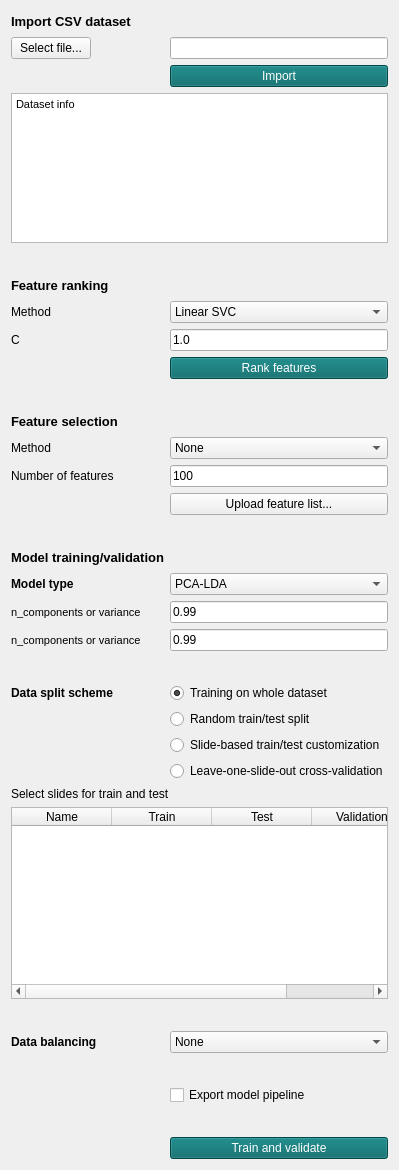
  <widget class="QWidget" name="tab_4">
   <attribute name="title">
    <string>AI model training</string>
   </attribute>
   <layout class="QFormLayout" name="formLayout_5">
    <item row="2" column="0">
     <widget class="QLabel" name="label_60">
      <property name="font">
       <font>
        <pointsize>10</pointsize>
        <weight>75</weight>
        <bold>true</bold>
       </font>
      </property>
      <property name="styleSheet">
       <string notr="true"/>
      </property>
      <property name="text">
       <string>Import CSV dataset</string>
      </property>
     </widget>
    </item>
    <item row="2" column="1">
     <spacer name="horizontalSpacer_14">
      <property name="orientation">
       <enum>Qt::Horizontal</enum>
      </property>
      <property name="sizeHint" stdset="0">
       <size>
        <width>40</width>
        <height>20</height>
       </size>
      </property>
     </spacer>
    </item>
    <item row="3" column="0">
     <widget class="QPushButton" name="selectCSV">
      <property name="text">
       <string>Select file...</string>
      </property>
     </widget>
    </item>
    <item row="3" column="1">
     <widget class="QLineEdit" name="ModellineEdit">
      <property name="readOnly">
       <bool>true</bool>
      </property>
     </widget>
    </item>
    <item row="5" column="1">
     <widget class="QPushButton" name="modellingFile">
      <property name="styleSheet">
       <string notr="true">background-color: #006666;
color: rgb(255, 255, 255);</string>
      </property>
      <property name="text">
       <string>Import</string>
      </property>
     </widget>
    </item>
    <item row="6" column="0" colspan="2">
     <widget class="QTextBrowser" name="dataInformation_2">
      <property name="sizePolicy">
       <sizepolicy hsizetype="Expanding" vsizetype="Preferred">
        <horstretch>0</horstretch>
        <verstretch>0</verstretch>
       </sizepolicy>
      </property>
      <property name="maximumSize">
       <size>
        <width>16777215</width>
        <height>150</height>
       </size>
      </property>
      <property name="html">
       <string>&lt;!DOCTYPE HTML PUBLIC &quot;-//W3C//DTD HTML 4.0//EN&quot; &quot;http://www.w3.org/TR/REC-html40/strict.dtd&quot;&gt;
&lt;html&gt;&lt;head&gt;&lt;meta name=&quot;qrichtext&quot; content=&quot;1&quot; /&gt;&lt;style type=&quot;text/css&quot;&gt;
p, li { white-space: pre-wrap; }
&lt;/style&gt;&lt;/head&gt;&lt;body style=&quot; font-family:'MS Shell Dlg 2'; font-size:6.6pt; font-weight:400; font-style:normal;&quot;&gt;
&lt;p style=&quot; margin-top:0px; margin-bottom:0px; margin-left:0px; margin-right:0px; -qt-block-indent:0; text-indent:0px;&quot;&gt;&lt;span style=&quot; font-size:8.25pt;&quot;&gt;Dataset info&lt;/span&gt;&lt;/p&gt;&lt;/body&gt;&lt;/html&gt;</string>
      </property>
     </widget>
    </item>
    <item row="7" column="0" colspan="2">
     <spacer name="verticalSpacer_3">
      <property name="orientation">
       <enum>Qt::Vertical</enum>
      </property>
      <property name="sizeType">
       <enum>QSizePolicy::Fixed</enum>
      </property>
      <property name="sizeHint" stdset="0">
       <size>
        <width>20</width>
        <height>20</height>
       </size>
      </property>
     </spacer>
    </item>
    <item row="9" column="0">
     <widget class="QLabel" name="label_86">
      <property name="font">
       <font>
        <pointsize>10</pointsize>
        <weight>75</weight>
        <bold>true</bold>
       </font>
      </property>
      <property name="styleSheet">
       <string notr="true"/>
      </property>
      <property name="text">
       <string>Feature ranking</string>
      </property>
     </widget>
    </item>
    <item row="9" column="1">
     <spacer name="horizontalSpacer_24">
      <property name="orientation">
       <enum>Qt::Horizontal</enum>
      </property>
      <property name="sizeHint" stdset="0">
       <size>
        <width>40</width>
        <height>20</height>
       </size>
      </property>
     </spacer>
    </item>
    <item row="10" column="0">
     <widget class="QLabel" name="FRankLabel">
      <property name="font">
       <font>
        <weight>50</weight>
        <bold>false</bold>
       </font>
      </property>
      <property name="styleSheet">
       <string notr="true"/>
      </property>
      <property name="text">
       <string>Method</string>
      </property>
     </widget>
    </item>
    <item row="10" column="1">
     <widget class="QComboBox" name="FRankMethod">
      <item>
       <property name="text">
        <string>Linear SVC</string>
       </property>
      </item>
      <item>
       <property name="text">
        <string>PLS-DA</string>
       </property>
      </item>
      <item>
       <property name="text">
        <string>LDA</string>
       </property>
      </item>
     </widget>
    </item>
    <item row="11" column="0">
     <widget class="QLabel" name="FRankParamLab">
      <property name="font">
       <font>
        <weight>50</weight>
        <bold>false</bold>
       </font>
      </property>
      <property name="styleSheet">
       <string notr="true"/>
      </property>
      <property name="text">
       <string>C</string>
      </property>
     </widget>
    </item>
    <item row="11" column="1">
     <widget class="QLineEdit" name="FRankParamVal">
      <property name="text">
       <string>1.0</string>
      </property>
     </widget>
    </item>
    <item row="12" column="1">
     <widget class="QPushButton" name="FRankApply">
      <property name="styleSheet">
       <string notr="true">background-color: #006666;
color: rgb(255, 255, 255);</string>
      </property>
      <property name="text">
       <string>Rank features</string>
      </property>
     </widget>
    </item>
    <item row="13" column="0" colspan="2">
     <spacer name="verticalSpacer_23">
      <property name="orientation">
       <enum>Qt::Vertical</enum>
      </property>
      <property name="sizeType">
       <enum>QSizePolicy::Fixed</enum>
      </property>
      <property name="sizeHint" stdset="0">
       <size>
        <width>20</width>
        <height>20</height>
       </size>
      </property>
     </spacer>
    </item>
    <item row="14" column="0">
     <widget class="QLabel" name="label_87">
      <property name="font">
       <font>
        <pointsize>10</pointsize>
        <weight>75</weight>
        <bold>true</bold>
       </font>
      </property>
      <property name="styleSheet">
       <string notr="true"/>
      </property>
      <property name="text">
       <string>Feature selection</string>
      </property>
     </widget>
    </item>
    <item row="14" column="1">
     <spacer name="horizontalSpacer_28">
      <property name="orientation">
       <enum>Qt::Horizontal</enum>
      </property>
      <property name="sizeHint" stdset="0">
       <size>
        <width>40</width>
        <height>20</height>
       </size>
      </property>
     </spacer>
    </item>
    <item row="15" column="0">
     <widget class="QLabel" name="FselLabel">
      <property name="font">
       <font>
        <weight>50</weight>
        <bold>false</bold>
       </font>
      </property>
      <property name="styleSheet">
       <string notr="true"/>
      </property>
      <property name="text">
       <string>Method</string>
      </property>
     </widget>
    </item>
    <item row="15" column="1">
     <widget class="QComboBox" name="FSelMethod">
      <item>
       <property name="text">
        <string>None</string>
       </property>
      </item>
      <item>
       <property name="text">
        <string>Top ranked</string>
       </property>
      </item>
      <item>
       <property name="text">
        <string>Manual</string>
       </property>
      </item>
     </widget>
    </item>
    <item row="16" column="0">
     <widget class="QLabel" name="FnumberLabel">
      <property name="font">
       <font>
        <weight>50</weight>
        <bold>false</bold>
       </font>
      </property>
      <property name="styleSheet">
       <string notr="true"/>
      </property>
      <property name="text">
       <string>Number of features</string>
      </property>
     </widget>
    </item>
    <item row="16" column="1">
     <widget class="QLineEdit" name="FnumberValue">
      <property name="text">
       <string>100</string>
      </property>
     </widget>
    </item>
    <item row="17" column="1">
     <widget class="QPushButton" name="FSelManualUpload">
      <property name="text">
       <string>Upload feature list...</string>
      </property>
     </widget>
    </item>
    <item row="19" column="0" colspan="2">
     <spacer name="verticalSpacer_34">
      <property name="orientation">
       <enum>Qt::Vertical</enum>
      </property>
      <property name="sizeType">
       <enum>QSizePolicy::Fixed</enum>
      </property>
      <property name="sizeHint" stdset="0">
       <size>
        <width>20</width>
        <height>20</height>
       </size>
      </property>
     </spacer>
    </item>
    <item row="20" column="0">
     <widget class="QLabel" name="label_63">
      <property name="font">
       <font>
        <pointsize>10</pointsize>
        <weight>75</weight>
        <bold>true</bold>
       </font>
      </property>
      <property name="styleSheet">
       <string notr="true"/>
      </property>
      <property name="text">
       <string>Model training/validation</string>
      </property>
     </widget>
    </item>
    <item row="20" column="1">
     <spacer name="horizontalSpacer_16">
      <property name="orientation">
       <enum>Qt::Horizontal</enum>
      </property>
      <property name="sizeHint" stdset="0">
       <size>
        <width>40</width>
        <height>20</height>
       </size>
      </property>
     </spacer>
    </item>
    <item row="22" column="0">
     <widget class="QLabel" name="label_71">
      <property name="font">
       <font>
        <weight>75</weight>
        <bold>true</bold>
       </font>
      </property>
      <property name="styleSheet">
       <string notr="true"/>
      </property>
      <property name="text">
       <string>Model type</string>
      </property>
     </widget>
    </item>
    <item row="22" column="1">
     <widget class="QComboBox" name="ModelSelectCombobox">
      <item>
       <property name="text">
        <string>PCA-LDA</string>
       </property>
      </item>
      <item>
       <property name="text">
        <string>Linear SVC</string>
       </property>
      </item>
      <item>
       <property name="text">
        <string>Random Forest</string>
       </property>
      </item>
      <item>
       <property name="text">
        <string>PLS-DA</string>
       </property>
      </item>
     </widget>
    </item>
    <item row="23" column="0">
     <widget class="QLabel" name="MLlabel1">
      <property name="font">
       <font>
        <pointsize>8</pointsize>
        <weight>50</weight>
        <bold>false</bold>
       </font>
      </property>
      <property name="styleSheet">
       <string notr="true"/>
      </property>
      <property name="text">
       <string>n_components or variance</string>
      </property>
     </widget>
    </item>
    <item row="23" column="1">
     <widget class="QLineEdit" name="MLparam1">
      <property name="text">
       <string>0.99</string>
      </property>
     </widget>
    </item>
    <item row="24" column="0">
     <widget class="QLabel" name="MLlabel2">
      <property name="font">
       <font>
        <pointsize>8</pointsize>
        <weight>50</weight>
        <bold>false</bold>
       </font>
      </property>
      <property name="styleSheet">
       <string notr="true"/>
      </property>
      <property name="text">
       <string>n_components or variance</string>
      </property>
     </widget>
    </item>
    <item row="24" column="1">
     <widget class="QLineEdit" name="MLparam2">
      <property name="text">
       <string>0.99</string>
      </property>
     </widget>
    </item>
    <item row="25" column="0" colspan="2">
     <spacer name="verticalSpacer_33">
      <property name="orientation">
       <enum>Qt::Vertical</enum>
      </property>
      <property name="sizeType">
       <enum>QSizePolicy::Fixed</enum>
      </property>
      <property name="sizeHint" stdset="0">
       <size>
        <width>20</width>
        <height>20</height>
       </size>
      </property>
     </spacer>
    </item>
    <item row="26" column="0">
     <widget class="QLabel" name="label_78">
      <property name="font">
       <font>
        <weight>75</weight>
        <bold>true</bold>
       </font>
      </property>
      <property name="styleSheet">
       <string notr="true"/>
      </property>
      <property name="text">
       <string>Data split scheme</string>
      </property>
     </widget>
    </item>
    <item row="26" column="1">
     <widget class="QRadioButton" name="allTrain">
      <property name="text">
       <string>Training on whole dataset</string>
      </property>
      <property name="checkable">
       <bool>true</bool>
      </property>
      <property name="checked">
       <bool>true</bool>
      </property>
      <property name="autoRepeat">
       <bool>false</bool>
      </property>
     </widget>
    </item>
    <item row="27" column="1">
     <widget class="QRadioButton" name="randomSplit">
      <property name="text">
       <string>Random train/test split</string>
      </property>
      <property name="checkable">
       <bool>true</bool>
      </property>
      <property name="autoRepeat">
       <bool>false</bool>
      </property>
     </widget>
    </item>
    <item row="28" column="1">
     <widget class="QRadioButton" name="customSplit">
      <property name="text">
       <string>Slide-based train/test customization</string>
      </property>
     </widget>
    </item>
    <item row="29" column="1">
     <widget class="QRadioButton" name="XVall">
      <property name="text">
       <string>Leave-one-slide-out cross-validation</string>
      </property>
     </widget>
    </item>
    <item row="30" column="0" colspan="2">
     <widget class="QLabel" name="namesTableLabel">
      <property name="styleSheet">
       <string notr="true"/>
      </property>
      <property name="text">
       <string>Select slides for train and test</string>
      </property>
     </widget>
    </item>
    <item row="31" column="0" colspan="2">
     <widget class="QTableWidget" name="namesTable">
      <column>
       <property name="text">
        <string>Name</string>
       </property>
      </column>
      <column>
       <property name="text">
        <string>Train</string>
       </property>
      </column>
      <column>
       <property name="text">
        <string>Test</string>
       </property>
      </column>
      <column>
       <property name="text">
        <string>Validation</string>
       </property>
      </column>
     </widget>
    </item>
    <item row="32" column="0" colspan="2">
     <spacer name="verticalSpacer_27">
      <property name="orientation">
       <enum>Qt::Vertical</enum>
      </property>
      <property name="sizeType">
       <enum>QSizePolicy::Fixed</enum>
      </property>
      <property name="sizeHint" stdset="0">
       <size>
        <width>20</width>
        <height>20</height>
       </size>
      </property>
     </spacer>
    </item>
    <item row="33" column="0">
     <widget class="QLabel" name="label_83">
      <property name="font">
       <font>
        <weight>75</weight>
        <bold>true</bold>
       </font>
      </property>
      <property name="styleSheet">
       <string notr="true"/>
      </property>
      <property name="text">
       <string>Data balancing</string>
      </property>
     </widget>
    </item>
    <item row="33" column="1">
     <widget class="QComboBox" name="BalanceComBox">
      <item>
       <property name="text">
        <string>None</string>
       </property>
      </item>
      <item>
       <property name="text">
        <string>down-sample</string>
       </property>
      </item>
      <item>
       <property name="text">
        <string>mid-sample</string>
       </property>
      </item>
      <item>
       <property name="text">
        <string>up-sample</string>
       </property>
      </item>
     </widget>
    </item>
    <item row="34" column="0" colspan="2">
     <spacer name="verticalSpacer_26">
      <property name="orientation">
       <enum>Qt::Vertical</enum>
      </property>
      <property name="sizeType">
       <enum>QSizePolicy::Fixed</enum>
      </property>
      <property name="sizeHint" stdset="0">
       <size>
        <width>20</width>
        <height>20</height>
       </size>
      </property>
     </spacer>
    </item>
    <item row="35" column="0">
     <widget class="QLabel" name="label_79">
      <property name="font">
       <font>
        <weight>75</weight>
        <bold>true</bold>
       </font>
      </property>
      <property name="styleSheet">
       <string notr="true"/>
      </property>
      <property name="text">
       <string/>
      </property>
     </widget>
    </item>
    <item row="35" column="1">
     <widget class="QCheckBox" name="saveModelcheckBox">
      <property name="text">
       <string>Export model pipeline</string>
      </property>
      <property name="checked">
       <bool>false</bool>
      </property>
     </widget>
    </item>
    <item row="36" column="0" colspan="2">
     <spacer name="verticalSpacer_8">
      <property name="orientation">
       <enum>Qt::Vertical</enum>
      </property>
      <property name="sizeType">
       <enum>QSizePolicy::Fixed</enum>
      </property>
      <property name="sizeHint" stdset="0">
       <size>
        <width>20</width>
        <height>20</height>
       </size>
      </property>
     </spacer>
    </item>
    <item row="37" column="1">
     <widget class="QPushButton" name="trainModel">
      <property name="styleSheet">
       <string notr="true">background-color: #006666;
color: rgb(255, 255, 255);</string>
      </property>
      <property name="text">
       <string>Train and validate</string>
      </property>
     </widget>
    </item>
   </layout>
  </widget>
